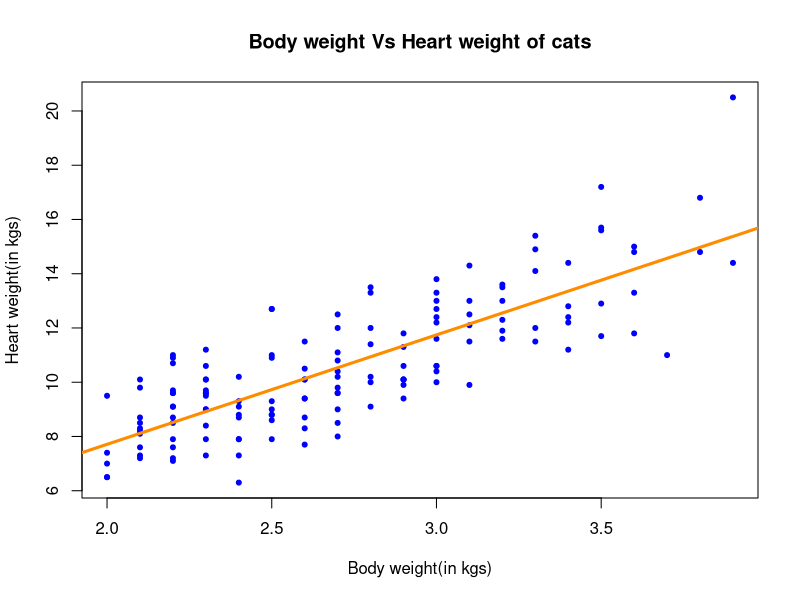
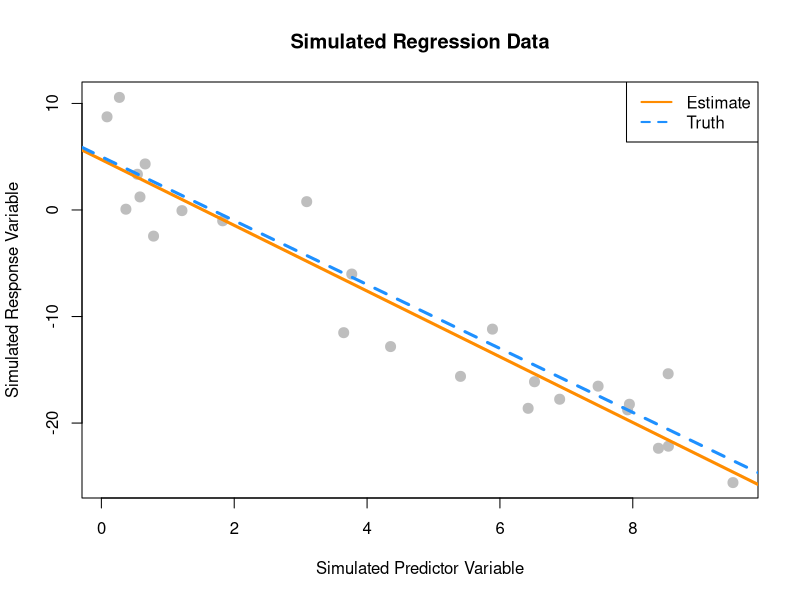
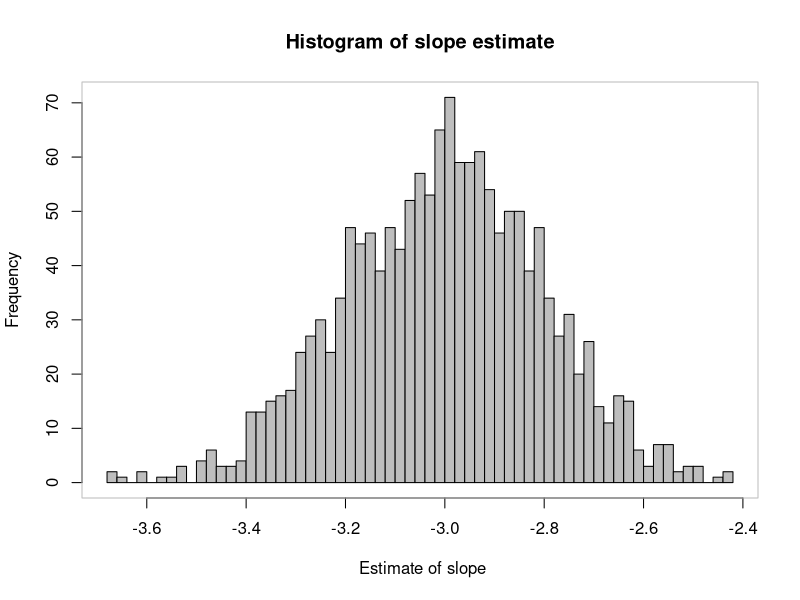
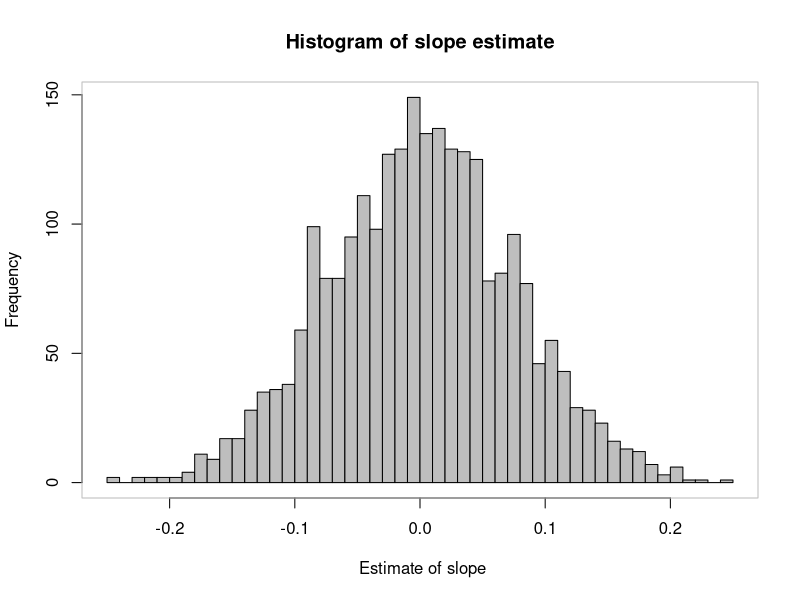
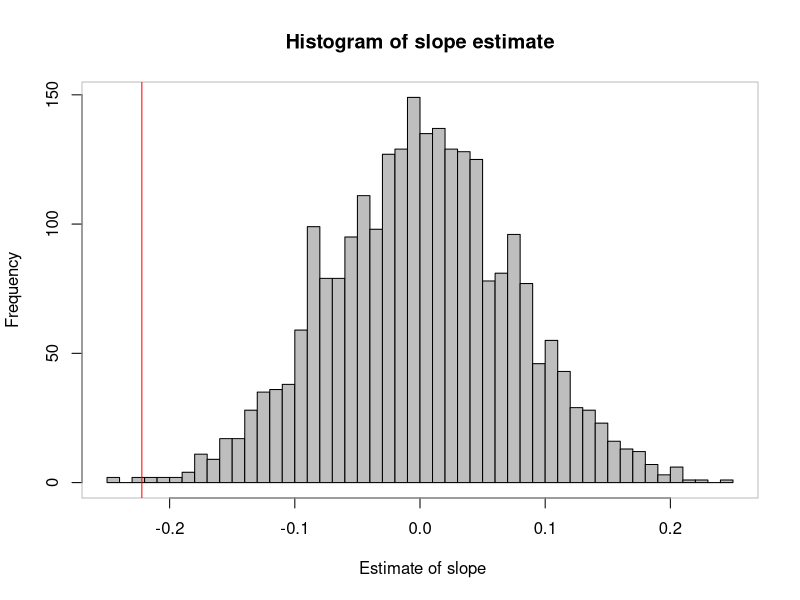

Write the R code that produced these figures, in order. (Note: this script raises an error after producing the figures.)
## ---- chunk 1
cats <- MASS :: cats
cat_model <- lm(Hwt ~ Bwt, data= cats)
summary(cat_model)
## ---- chunk 2
cat_model$coefficients
beta_0_hat <- cat_model$coefficients[1]
beta_0_hat
beta_1_hat <- cat_model$coefficients[2]
beta_1_hat

# OR 
# beta_0_hat <- summary(cat_model)$coefficients[1,1]
# beta_1_hat <- summary(cat_model)$coefficients[2,1]
## ---- chunk 3
pred1 <- summary(cat_model)$coefficients[1,1] +(summary(cat_model)$coefficients[2,1]*2.7)
pred1
## ---- chunk 4
pred2 <- summary(cat_model)$coefficients[1,1] +(summary(cat_model)$coefficients[2,1]*4.4)
pred2
## ---- chunk 5
plot(Hwt ~ Bwt, data = cats,
     xlab = "Body weight(in kgs)",
     ylab = "Heart weight(in kgs)",
     main = "Body weight Vs Heart weight of cats",
     pch  = 20,
     cex  = 1,
     col  = "blue")
abline(cat_model, lwd = 3, col = "darkorange")
## ---- chunk 6
rsquared <- summary(cat_model)$r.squared
rsquared
## ---- chunk 7
y <- cats$Hwt
yhat <- summary(cat_model)$coefficients[1,1] + (summary(cat_model)$coefficients[2,1]*cats$Bwt)
e <- y- yhat
len <- length(e)
  
get_sd_est <- function(fitted_vals=yhat, actual_vals=y, mle = FALSE)
{
  se <-  sqrt (sum(e^2)/(len-2))
  sigmahat <- sqrt (sum(e^2)/(len))
  ifelse (mle  == FALSE, se ,sigmahat)
}
## ---- chunk 8
get_sd_est(yhat,y,FALSE)
## ---- chunk 9
get_sd_est(yhat,y,TRUE)
## ---- chunk 10
summary(cat_model)$sigma
## ---- chunk 11
birthday = 19920720
set.seed(birthday)
## ---- chunk 12
num_obs = 25
beta_0  = 5
beta_1  = -3
sigma   = sqrt(10.24)
x = runif(n = 25, 0, 10)
## ---- chunk 13
num_obs = 25
beta_0  = 5
beta_1  = -3
sigma   = sqrt(10.24)
x = runif(n = 25, 0, 10)

sim_slr = function(x, beta_0 = 5, beta_1 = -3, sigma = 3.2) {
  n = length(x)
  epsilon = rnorm(n, mean = 0, sd = sigma)
  y = beta_0 + beta_1 * x + epsilon
  data.frame(predictor = x, response = y)
}

sim_data = sim_slr(x = x, beta_0 = 5, beta_1 = -3, sigma = 3.2)

ft_data = lm(response ~ predictor, data = sim_data)
coef(ft_data)
## ---- chunk 14
plot(response ~ predictor, data = sim_data,
     xlab = "Simulated Predictor Variable",
     ylab = "Simulated Response Variable",
     main = "Simulated Regression Data",
     pch  = 20,
     cex  = 2,
     col  = "grey")
abline(ft_data, lwd = 3, lty = 1, col = "darkorange")
abline(beta_0, beta_1, lwd = 3, lty = 2, col = "dodgerblue")
legend("topright", c("Estimate", "Truth"), lty = c(1, 2), lwd = 2,
       col = c("darkorange", "dodgerblue"))

## ---- chunk 15

beta_hat_1 <- as.vector(rep(0,1500))
for (i in 1:1500)
{
  sim_slr = function(x, beta_0 = 5, beta_1 = -3, sigma = 3.2) {
        n = length(x)
        epsilon = rnorm(n, mean = 0, sd = sigma)
        y = beta_0 + beta_1 * x + epsilon
        data.frame(predictor = x, response = y)}
  sim_temp <- sim_slr(x = x, beta_0 = 5, beta_1 = -3, sigma = 3.2)
  slr_temp <-  lm(response ~ predictor,data = sim_temp)
  coef <-  coef(slr_temp)[2]
  beta_hat_1[i] <- coef
  i <- i+1
}

## ---- chunk 16
mean_beta_hat1 <- mean(beta_hat_1)
mean_beta_hat1
sd_beta_hat1 <- sd(beta_hat_1)
sd_beta_hat1
## ---- chunk 17
histogram_beta_hat1 = hist(beta_hat_1, breaks = 50,
                           main = "Histogram of slope estimate",
                           xlab = " Estimate of slope", col = "grey")
box(col="grey")

## ---- chunk 18
birthday = 19920720
set.seed(birthday)
## ---- chunk 19
x = runif(n = 75, 0, 10)
## ---- chunk 20
sim_slr = function(x, beta_0 = 3, beta_1 = 0, sigma = 2) {
  n = length(x)
  epsilon = rnorm(n, mean = 0, sd = sigma)
  y = beta_0 + beta_1 * x + epsilon
  data.frame(predictor = x, response = y)
}

options(scipen = 999)
beta_hat_1 <- as.vector(rep(0,2500))
for (i in 1:2500)
{
  sim_temp <- sim_slr(x = x, beta_0 = 3, beta_1 = 0, sigma = 2)
  slr_temp <-  lm(response ~ predictor,data = sim_temp)
  coef <-  coef(slr_temp)[2]
  beta_hat_1[i] <- coef
  i <- i+1
}
## ---- chunk 21
histogram_beta_hat1 = hist(beta_hat_1, breaks = 50,
                           main = "Histogram of slope estimate",
                           xlab = " Estimate of slope", col = "grey")
box(col="grey")

## ---- chunk 22
skeptic <- read.csv("skeptic.csv")
slr_skeptic <- lm(response~predictor, data =skeptic)
beta_1hat_skeptic <- coef(slr_skeptic)[2]
beta_1hat_skeptic
## ---- chunk 23
histogram_value_comp = hist(beta_hat_1, breaks = 50,
                           main = "Histogram of slope estimate",
                           xlab = " Estimate of slope", col = "grey")
box(col="grey")
abline(v = beta_1hat_skeptic, col = "red")
## ---- chunk 24
prop <- length(beta_hat_1[beta_hat_1 < beta_1hat_skeptic ]) / length(beta_hat_1)
prop
Prop_mul_2 <- prop *2
Prop_mul_2
## ---- chunk 25
data(Ozone, package = "mlbench")
Ozone = Ozone[, c(4, 6, 7, 8)]
colnames(Ozone) = c("ozone", "wind", "humidity", "temp")
Ozone = Ozone[complete.cases(Ozone), ]
## ---- chunk 26

data(Ozone, package = "mlbench")
Ozone = Ozone[, c(4, 6, 7, 8)]
colnames(Ozone) = c("ozone", "wind", "humidity", "temp")
Ozone = Ozone[complete.cases(Ozone), ]

slr1 <-  lm(ozone~wind, data = Ozone)
slr2  <-  lm(ozone~humidity, data = Ozone)
slr3 <-  lm(ozone~temp, data = Ozone)

pred1 <- predict(slr1)
e1 <- Ozone$ozone - pred1
rmse1 <- sqrt(mean(e1^2))
rsquared1 <- summary(slr1)$r.squared

pred2 <- predict(slr2)
e2 <- Ozone$ozone - pred2
rmse2 <- sqrt(mean(e2^2))
rsquared2 <- summary(slr2)$r.squared

pred3 <- predict(slr3)
e3 <- Ozone$ozone - pred3
rmse3 <- sqrt(mean(e3^2))
rsquared3 <- summary(slr3)$r.squared

RMSE <- c(rmse1,rmse2,rmse3)
rsquared <- c(rsquared1,rsquared2,rsquared3)

final<- data.frame(RMSE,rsquared)
rownames(final) <- c("wind", "humidity", "temp")
library(knitr)
kable(final, format = "markdown")

